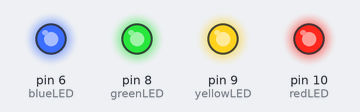
A sketch run on a simulated Arduino Uno, built with avr-gcc and run on an emulated ATmega328P. On the bench: output pins drawn as LEDs (lit = HIGH).

Above: at 0.12 s.
At 0.62 s:
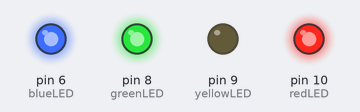
At 1.62 s:
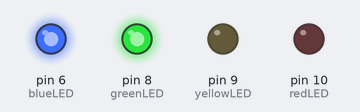
At 3.37 s:
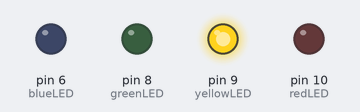
At 5.12 s:
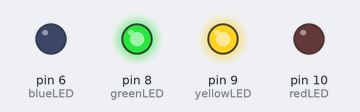
At 6.87 s:
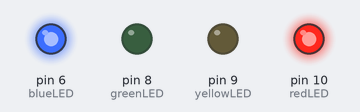
Timing chart, 0 to 7.2 s (numbered marks = the images above):
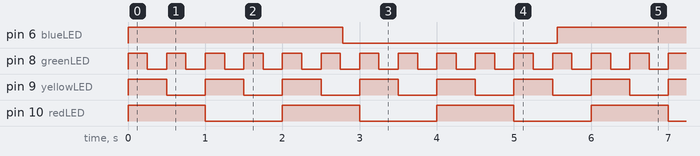

Measured:
- by itself, pin 6 (blueLED): alternates HIGH for 2.8 s and LOW for 2.8 s
- by itself, pin 8 (greenLED): alternates HIGH for 0.25 s and LOW for 0.25 s
- by itself, pin 9 (yellowLED): alternates HIGH for 0.50 s and LOW for 0.50 s
- by itself, pin 10 (redLED): alternates HIGH for 1.0 s and LOW for 1.0 s

The sketch:

ProtoThreadsDemo.ino
```cpp
#include <pt.h>

#define ONE_SECOND 1000
#define HALF_SECOND 500
#define QUARTER_OF_A_SECOND 250
#define TWO_SEVENTYEIGHT_SECONDS 2780

int redLED = 10;
int yellowLED = 9;
int greenLED = 8;
int blueLED = 6;

struct pt redThread;
struct pt yellowThread;
struct pt greenThread;
struct pt blueThread;

void setup() {
  PT_INIT(&redThread);
  PT_INIT(&yellowThread);
  PT_INIT(&greenThread);
  PT_INIT(&blueThread);
}

void loop() {
  parpadeo(&redThread);
  parpadeo2(&yellowThread);
  parpadeo3(&greenThread);
  parpadeo4(&blueThread);
}

void parpadeo(struct pt *protothread){
  PT_BEGIN(protothread);
  static long timeAtMillisTaken = 0;
  pinMode(redLED, OUTPUT);
  do{
      digitalWrite(redLED, HIGH);
      timeAtMillisTaken = millis();
      PT_WAIT_WHILE(protothread, (millis() - timeAtMillisTaken)< ONE_SECOND);

      digitalWrite(redLED, LOW);
      timeAtMillisTaken = millis();
      PT_WAIT_UNTIL(protothread, (millis() - timeAtMillisTaken) >= ONE_SECOND);
  }while(true);
  PT_END(protothread);
}

void parpadeo2(struct pt *protothread){
  PT_BEGIN(protothread);
  static long timeAtMillisTaken = 0;
  pinMode(yellowLED, OUTPUT);
  do{
      digitalWrite(yellowLED, HIGH);
      timeAtMillisTaken = millis();
      PT_WAIT_WHILE(protothread, (millis() - timeAtMillisTaken)< HALF_SECOND);

      digitalWrite(yellowLED, LOW);
      timeAtMillisTaken = millis();
      PT_WAIT_UNTIL(protothread, (millis() - timeAtMillisTaken) >= HALF_SECOND);
  }while(true);
  PT_END(protothread);
}

void parpadeo3(struct pt *protothread){
  PT_BEGIN(protothread);
  static long timeAtMillisTaken = 0;
  pinMode(greenLED, OUTPUT);
  do{
      digitalWrite(greenLED, HIGH);
      timeAtMillisTaken = millis();
      PT_WAIT_WHILE(protothread, (millis() - timeAtMillisTaken)< QUARTER_OF_A_SECOND);

      digitalWrite(greenLED, LOW);
      timeAtMillisTaken = millis();
      PT_WAIT_UNTIL(protothread, (millis() - timeAtMillisTaken) >= QUARTER_OF_A_SECOND);
  }while(true);
  PT_END(protothread);
}

void parpadeo4(struct pt *protothread){
  PT_BEGIN(protothread);
  static long timeAtMillisTaken = 0;
  pinMode(blueLED, OUTPUT);
  do{
      digitalWrite(blueLED, HIGH);
      timeAtMillisTaken = millis();
      PT_WAIT_WHILE(protothread, (millis() - timeAtMillisTaken)< TWO_SEVENTYEIGHT_SECONDS);

      digitalWrite(blueLED, LOW);
      timeAtMillisTaken = millis();
      PT_WAIT_UNTIL(protothread, (millis() - timeAtMillisTaken) >= TWO_SEVENTYEIGHT_SECONDS);
  }while(true);
  PT_END(protothread);
}
```
